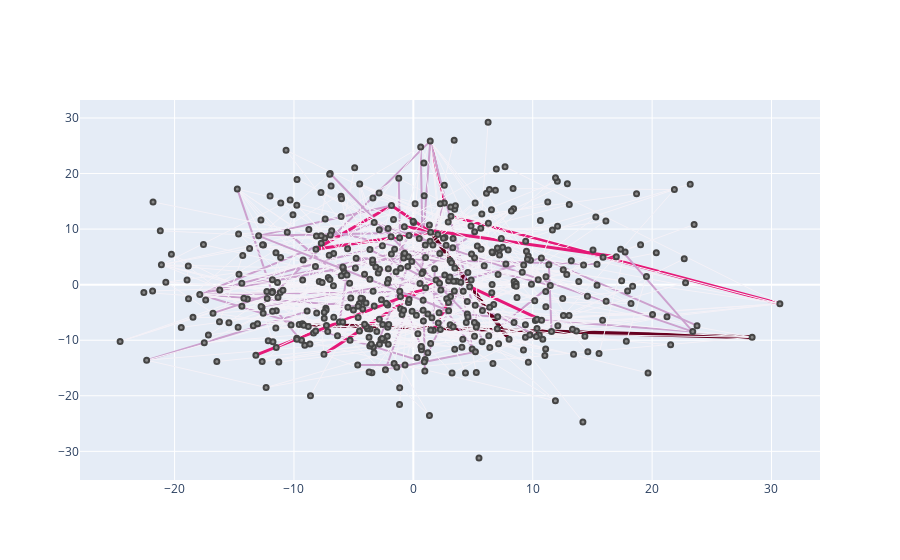

Write notebook code for a chart like this one.
### Code cell
configure_plotly_browser_state()
plotNetwork(TravelGraph)
